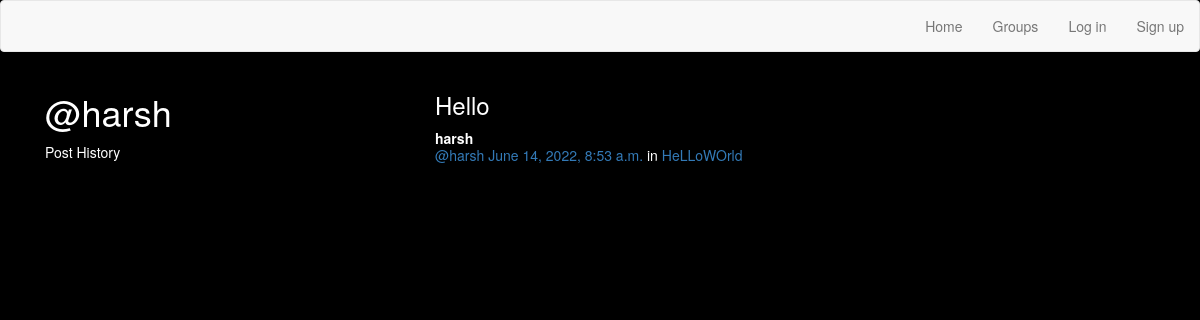
/posts/by/harsh/, run on the app's committed database.
### posts/models.py (models this page shows, shortened)
class Post(models.Model):
    user = models.ForeignKey(User, related_name="posts",on_delete=models.CASCADE)
    created_at = models.DateTimeField(auto_now=True)
    message = models.TextField()
    message_html = models.TextField(editable=False)
    group = models.ForeignKey(Group, related_name="posts",null=True, blank=True,on_delete=models.CASCADE)
    class Meta:
        ordering = ["-created_at"]
        unique_together = ["user", "message"]

### groups/models.py (models this page shows, shortened)
class Group(models.Model):
    name = models.CharField(max_length=256,unique=True)
    slug = models.SlugField(allow_unicode=True,unique=True)
    description = models.TextField(blank=True,default='')
    description_html = models.TextField(editable=False,default='',blank=True)
    members = models.ManyToManyField(User,through='GroupMember')
    class Meta:
        ordering=['name']

### posts/views.py (the view)
# urls.py: re_path(r'by/(?P<username>[-\w]+)/',views.UserPosts.as_view(),name='for_user'),
class UserPosts(generic.ListView):
    model = models.Post
    template_name = "posts/user_post_list.html"
    def get_queryset(self):
        try:
            self.post_user = User.objects.prefetch_related("posts").get(
                username__iexact=self.kwargs.get("username")
            )
        except User.DoesNotExist:
            raise Http404
        else:
            return self.post_user.posts.all()
    def get_context_data(self, **kwargs):
        context = super().get_context_data(**kwargs)
        context["post_user"] = self.post_user
        return context

### posts/templates/posts/user_post_list.html
{% extends "posts/post_base.html" %}
{% block prepost %}
<div class="col-md-4">
	<h1>@{{ post_user.username }}</h1>
	<p>Post History</p>
</div>
{% endblock %}
{% block post_content %}
<div class="col-md-8">
	{% for post in post_list %}
		{% include "posts/_post.html" %}
	{% endfor %}
</div>
{% endblock %}

### posts/templates/posts/_post.html (shortened to what this page needs)
<div class="post media">
	<h3>{{ post.message_html|safe }}</h3>
	<div class="media-body">
		<strong>{{ post.user.username }}</strong>
		<h5 class="media-heading">
			<span class="username"><a href="{% url 'posts:for_user' username=post.user.username %}">@{{ post.user.username }}</a></span>
			<time class="time"><a href="{% url 'posts:single' username=post.user.username pk=post.pk %}">{{ post.created_at }}</a></time>
			{% if post.group %}
			<span class="group-name">in <a href="{% url 'groups:single' slug=post.group.slug %}">{{ post.group.name }}</a></span>
			{% endif %}
		</h5>
	</div>
</div>

### static/simplesocial/css/master.css (style rules this page uses)
body { background-color: black; color: white; }

### data on the page
Post: message_html "Hello", user.username "harsh", created_at "June 14, 2022, 8:53 a.m.", group.name "HeLLoWOrld"

### other printed values
{{ post_user.username }} "harsh"
